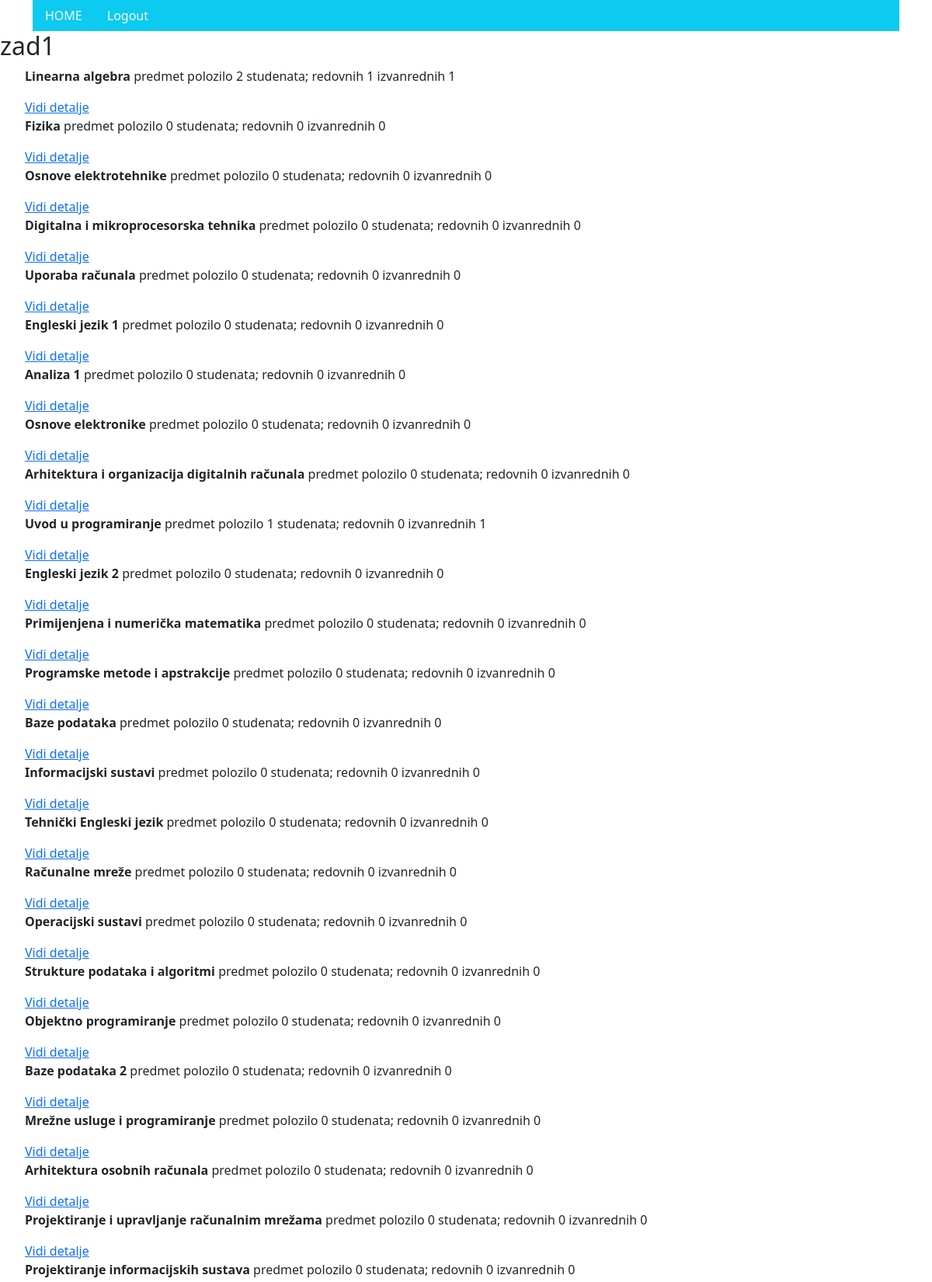
Page /zad1/ (signed in, upper part) on the committed database.
### app/models.py (models this page shows, shortened)
class Predmeti(models.Model):
    IZBORNI = (('DA', 'da'), ('NE', 'ne'))
    name = models.CharField(max_length=50)
    kod = models.CharField(max_length=50)
    program = models.CharField(max_length=50)
    ects = models.IntegerField()
    sem_red = models.IntegerField()
    sem_izv = models.IntegerField()
    izborni = models.CharField(max_length=50, choices=IZBORNI)
    nositelj = models.ForeignKey(Korisnik, on_delete=models.SET_NULL, null=True, blank=True, related_name='nositelj')
    upisi = models.ManyToManyField(Korisnik, through='Upis', related_name='predmeti_upis')

### app/decorators.py (the view)
    def wrap(request, *args, **kwargs):
        if request.user.uloge.uloga == 'admin':
            return function(request, *args, **kwargs)
        else:
            return redirect('login')

### app/views.py (called while the page is built)
@admin_required
def zad(request):
    subjects = Predmeti.objects.all()
    subject_data = []
    for subject in subjects:
        redovni = Upis.objects.filter(
            predmet_id=subject,
            status='polozen',
            student_id__status='red'
        ).count()
        vanredni = Upis.objects.filter(
            predmet_id=subject,
            status='polozen',
            student_id__status='izv'
        ).count()
        subject_info = {
            'id': subject.id,
            'name': subject.name,
            'polozeni': redovni+vanredni,
            'polozeni_redovni': redovni,
            'polozeni_izvanredni': vanredni,
        }
        subject_data.append(subject_info)
    context = {'subjects': subject_data}
    return render(request, 'zad1.html', context)

### app/templates/zad1.html
{% extends 'base.html' %}
{% block content %}
<h2>zad1</h2>
  <ul>
    {% for subject in subjects %}
        <p><strong>{{ subject.name }}</strong> predmet polozilo {{ subject.polozeni }} studenata; redovnih {{ subject.polozeni_redovni }} izvanrednih {{ subject.polozeni_izvanredni }}</p>
        <a href="{% url 'vidi-detalje' subject.id %}">Vidi detalje</a>
    {% endfor %}
  </ul>
{% endblock %}

### rows in the picture
Predmeti: name "Linearna algebra"
Predmeti: name "Fizika"
Predmeti: name "Osnove elektrotehnike"
Predmeti: name "Digitalna i mikroprocesorska tehnika"
Predmeti: name "Uporaba računala"
Predmeti: name "Engleski jezik 1"
Predmeti: name "Analiza 1"
Predmeti: name "Osnove elektronike"
Predmeti: name "Arhitektura i organizacija digitalnih računala"
Predmeti: name "Uvod u programiranje"
Predmeti: name "Engleski jezik 2"
Predmeti: name "Primijenjena i numerička matematika"
Predmeti: name "Programske metode i apstrakcije"
Predmeti: name "Baze podataka"
Predmeti: name "Informacijski sustavi"
Predmeti: name "Tehnički Engleski jezik"
Predmeti: name "Računalne mreže"
Predmeti: name "Operacijski sustavi"
Predmeti: name "Strukture podataka i algoritmi"
Predmeti: name "Objektno programiranje"
Predmeti: name "Baze podataka 2"
Predmeti: name "Mrežne usluge i programiranje"
Predmeti: name "Arhitektura osobnih računala"
Predmeti: name "Projektiranje i upravljanje računalnim mrežama"
Predmeti: name "Projektiranje informacijskih sustava"

### other values in the picture
{{ subject.polozeni }} "2" "0" "0" "0" "0" "0" "0" "0" "0" "1" "0" "0" "0" "0" "0" "0" "0" "0" "0" "0" "0" "0" "0" "0" "0"
{{ subject.polozeni_redovni }} "1" "0" "0" "0" "0" "0" "0" "0" "0" "0" "0" "0" "0" "0" "0" "0" "0" "0" "0" "0" "0" "0" "0" "0" "0"
{{ subject.polozeni_izvanredni }} "1" "0" "0" "0" "0" "0" "0" "0" "0" "1" "0" "0" "0" "0" "0" "0" "0" "0" "0" "0" "0" "0" "0" "0" "0"
